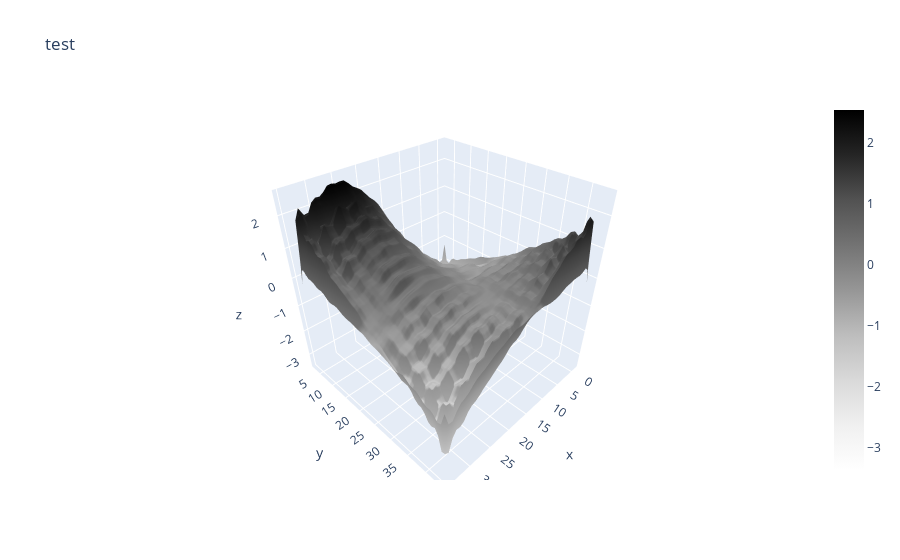

The notebook cell saved with this chart:
### Code cell
# Graphing the filtered flattened surface with plotly
print('plotting the last one')
fig = go.Figure(data=go.Surface(x=xseggrid[i],y=yseggrid[i],z=sollast_FT_filtered_IFT_real, colorscale="greys"))
fig.update_layout(scene = dict(
            xaxis_title='x',
            yaxis_title='y',
            zaxis_title='z'),
            title='test')

### Figure 1 — Plotly figure (JSON) as saved in the notebook; plotly's stock layout.template omitted (floating-point values rounded to 4 significant figures; data arrays with more than 128 entries replaced by an {"elided": "..."} marker saying what was removed)
{"data": [{"colorscale": [[0, "rgb(255,255,255)"], [0.125, "rgb(240,240,240)"], [0.25, "rgb(217,217,217)"], [0.375, "rgb(189,189,189)"], [0.5, "rgb(150,150,150)"], [0.625, "rgb(115,115,115)"], [0.75, "rgb(82,82,82)"], [0.875, "rgb(37,37,37)"], [1, "rgb(0,0,0)"]], "type": "surface", "x": {"elided": "50x44 float values"}, "y": {"elided": "50x44 float values"}, "z": {"elided": "50x44 float values"}}], "layout": {"scene": {"xaxis": {"title": {"text": "x"}}, "yaxis": {"title": {"text": "y"}}, "zaxis": {"title": {"text": "z"}}}, "title": {"text": "test"}}}
